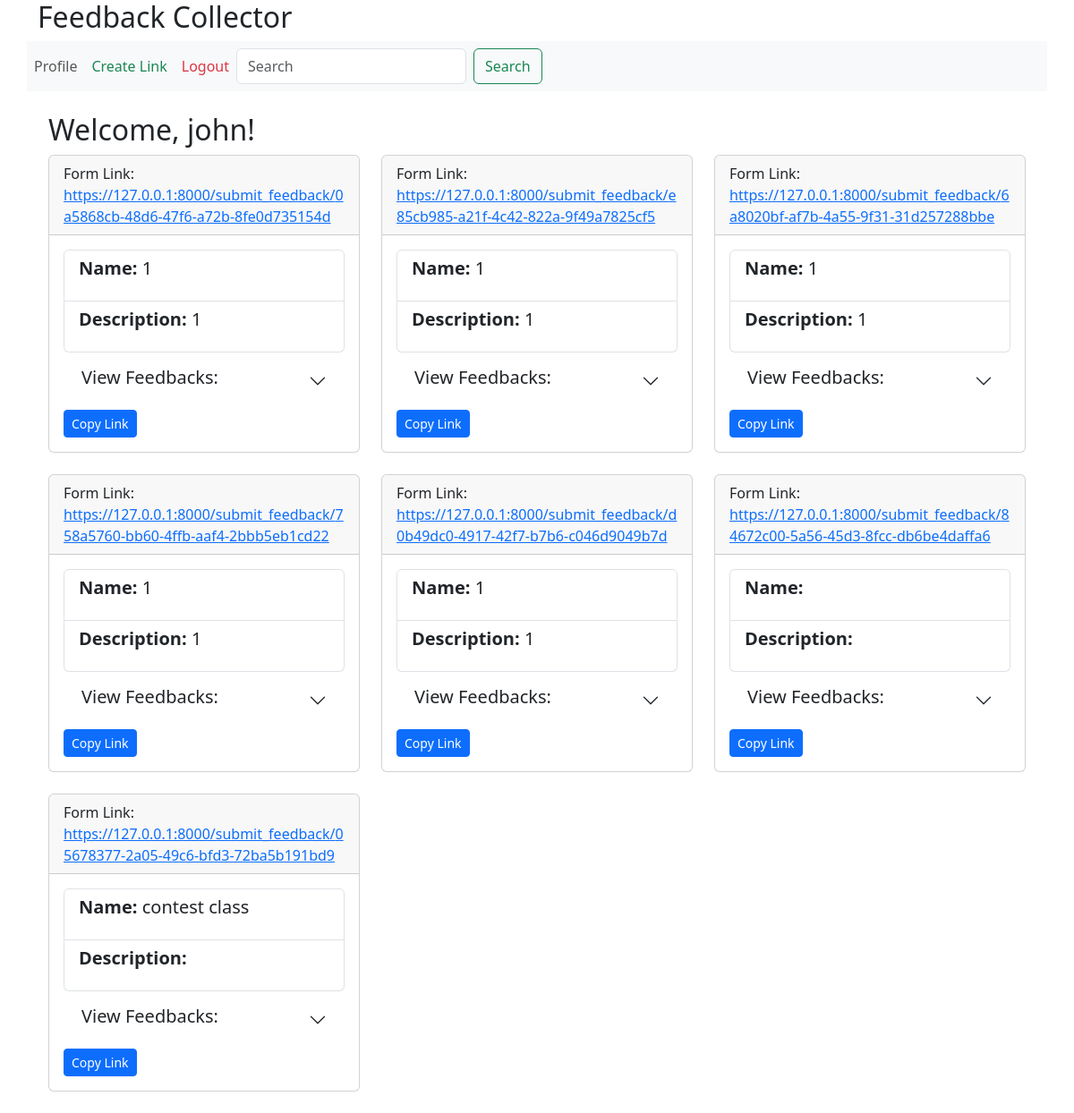
Page /profile/ (signed in) on the committed database.
### core/models.py (models this page shows)
class FeedbackLink(models.Model):
    user = models.ForeignKey(UserProfile, on_delete=models.CASCADE)
    link = models.UUIDField(default=uuid.uuid4, unique=True)
    name = models.CharField(max_length=255)  # Add a name field
    description = models.TextField()  # Add a description field

### core/views.py (the view)
# urls.py: path('profile/', views.user_profile, name='profile'),
@login_required
def user_profile(request):
    user_profile = UserProfile.objects.get(user=request.user)
    feedback_links = FeedbackLink.objects.filter(user=user_profile)
    feedbacks_data = []
    for link in feedback_links:
        feedbacks = Feedback.objects.filter(feedbacklink=link)
        feedbacks_data.append({'link': link, 'feedbacks': feedbacks})
    return render(request, 'core/user_profile.html', {'user_profile': user_profile, 'feedbacks_data': feedbacks_data})

### core/templates/core/user_profile.html (shortened to what this page needs)
{% extends "base.html" %}
{% block content %}
<div class="container">
    <h2>Welcome, {{ user.username }}!</h2>
    <div class="row">
        {% for feedback_data in feedbacks_data %}
            <div class="col-md-4">
                <div class="card mb-4">
                    <div class="card-header">
                        Form Link: <a href="{% url 'submit_feedback' feedback_data.link.link %}" id="feedback-link-{{ feedback_data.link.link }}">
                            https://127.0.0.1:8000/submit_feedback/{{ feedback_data.link.link }}
                        </a>
                    </div>
                    <div class="card-body">
                        <div class="accordion accordion-flush" id="accordionFlushExample-{{ feedback_data.link.link }}">
                            <div class="accordion-item">
                              <h5 class="accordion-header h5">
                                <ul class="list-group">
                                        <li class="list-group-item"><p><strong>Name:</strong> {{ feedback_data.link.name }}</p></li>
                                        <li class="list-group-item"><p><strong>Description:</strong> {{ feedback_data.link.description }}</p></li>
                                </ul>
                                <button class="accordion-button collapsed" type="button" data-bs-toggle="collapse" data-bs-target="#flush-collapseThree-{{ feedback_data.link.link }}" aria-expanded="false" aria-controls="flush-collapseThree">
                                    <h5 class="card-title"> View Feedbacks:</h5>
                                </button>
                              </h5>
                            </div>
                        </div>
                        <button class="btn btn-primary btn-sm" data-clipboard-target="#feedback-link-{{ feedback_data.link.link }}">
                            Copy Link
                        </button>
                    </div>
                </div>
            </div>
        {% endfor %}
    </div>
</div>
{% endblock %}

### core/templates/base.html (shortened to what this page needs)
{% load static %}
<!DOCTYPE html>
<html>
<head>
    <link href="https://cdn.jsdelivr.net/npm/bootstrap@5.3.2/dist/css/bootstrap.min.css" rel="stylesheet">
    <link rel="stylesheet" href="{% static 'css/custom.css' %}">
</head>
<body>
    <header  class="container">
        <a class="navbar-brand" href="/"><h2 class="h2">
        </h2>
    </a>
    </header>
    <nav class="container navbar navbar-expand-lg navbar-light bg-light">
        <div class="offcanvas offcanvas-start" tabindex="-1" id="offcanvas" aria-labelledby="offcanvasLabel">
            <div class="offcanvas-body">
                <ul class="navbar-nav">
                    {% if user.is_authenticated %}
                        <li class="nav-item">
                            <a class="nav-link" href="{% url 'profile' %}">Profile</a>
                        </li>
                        <li class="nav-item">
                            <a class="nav-link text-success" href="{% url 'create_feedback_link' %}">Create Link</a>
                        </li>
                        <li class="nav-item">
                            <a class="nav-link text-danger" href="{% url 'custom_logout' %}">Logout</a>
                        </li>
                    {% endif %}
                </ul>
                {% if user.is_authenticated %}
                <form class="d-flex">
                    <input class="form-control me-2" type="search" placeholder="Search" aria-label="Search">
                    <button class="btn btn-outline-success" type="submit">Search</button>
                </form>
                {% else %}
                <p>
                </p>
                {% endif %}
            </div>
        </div>
    </nav>
      <div class="container mt-4">
        {% block content %}
        {% endblock %}
    </div>
</body>
</html>

### rows in the picture
FeedbackLink: link.link "0a5868cb-48d6-47f6-a72b-8fe0d735154d", link.name "1", link.description "1"
FeedbackLink: link.link "e85cb985-a21f-4c42-822a-9f49a7825cf5", link.name "1", link.description "1"
FeedbackLink: link.link "6a8020bf-af7b-4a55-9f31-31d257288bbe", link.name "1", link.description "1"
FeedbackLink: link.link "758a5760-bb60-4ffb-aaf4-2bbb5eb1cd22", link.name "1", link.description "1"
FeedbackLink: link.link "d0b49dc0-4917-42f7-b7b6-c046d9049b7d", link.name "1", link.description "1"
FeedbackLink: link.link "84672c00-5a56-45d3-8fcc-db6be4daffa6"
FeedbackLink: link.link "05678377-2a05-49c6-bfd3-72ba5b191bd9", link.name "contest class"

### other values in the picture
{{ user.username }} "john"
